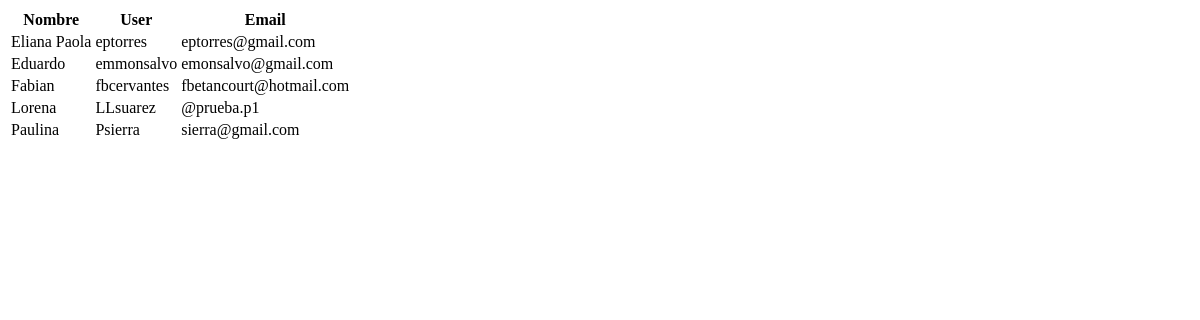
The page /consulta on the database as committed earlier.
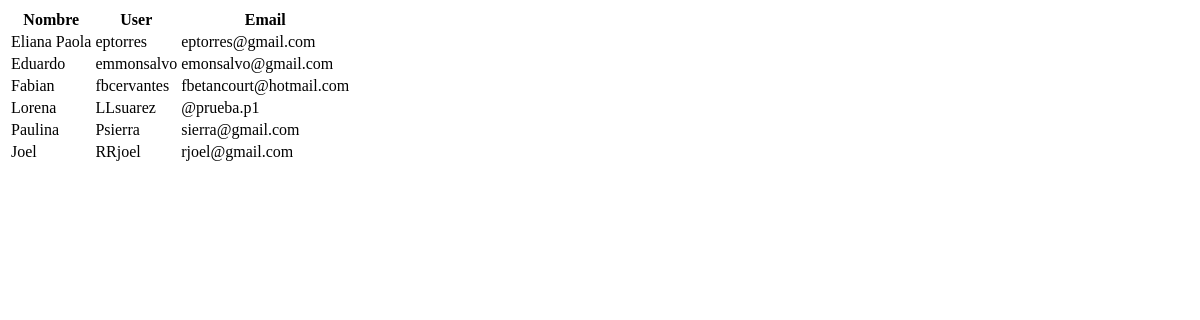
The same page on the database as committed later.
### tables this page shows
CREATE TABLE "Persona" (
	"idpersona"	INTEGER NOT NULL UNIQUE,
	"Nombre"	VARCHAR (50) NOT NULL,
	"Apellidos"	VARCHAR(50) NOT NULL,
	"Email"	VARCHAR (50) NOT NULL,
	"Telefono"	NUMERIC (10) NOT NULL,
	"Genero"	VARCHAR (50) NOT NULL,
	"Rol"	VARCHAR (50) NOT NULL,
	"User"	VARCHAR (50) NOT NULL UNIQUE,
	"Password"	INTEGER NOT NULL,
	PRIMARY KEY("idpersona" AUTOINCREMENT)
);

### app.py (the view)
@app.route("/consulta",methods=["GET","POST"])
def consultadeusuariosexistentes():
    with sqlite3.connect("UniversidadDelRosarioDatabaseNumero1.db") as con:
        con.row_factory = sqlite3.Row
        cur=con.cursor()
        cur.execute("SELECT* FROM persona")
        rows = cur.fetchall()
        return render_template("listar_Consultar.html",rows=rows)

### templates/listar_Consultar.html (shortened to what this page needs)
{% extends "baseregistro.html" %}
{% block content %}
<table>
    <thead>
        <tr>
            <th>Nombre</th>
            <th>User</th>
            <th>Email</th>
        </tr>
    </thead>
    <tbody>
        {% for usu in rows %}
        <tr>
            <td>{{ usu["Nombre"] }} </td>
            <td>{{ usu["User"] }} </td>
            <td>{{ usu["Email"] }} </td>
        </tr>
        {% endfor %}
    </tbody>
</table>
{% endblock %}

### templates/baseregistro.html (shortened to what this page needs)
<!DOCTYPE html>
<html lang="en">
<head>
</head>
<body>
    {% block content %}  {% endblock %}
</body>
</html>

Rows that differ between the two databases and show on the page:
added Persona: Nombre "Joel", User "RRjoel", Email "rjoel@gmail.com"
